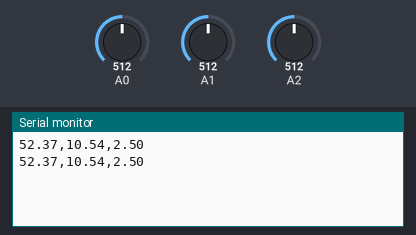
Recording of a sketch running on a simulated Arduino Uno, built with avr-gcc and run on an emulated ATmega328P. Parts: the last lines printed to the serial monitor. The inputs (shaded band) are chosen by the test bench; at power-on: A1 = 512, A0 = 512, A2 = 512.

Above: at 1.8 s.
1.9 s: A1 set to 597
At 2.7 s:
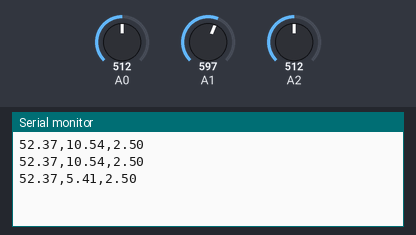
3.4 s: A1 set to 622
At 4.4 s:
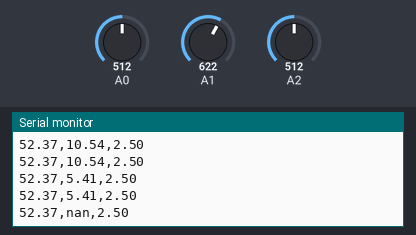

Measured:
- the behaviour switches between 613 and 614 on A1 (found by bisection; images 1 and 2)
- after the input at 1.9 s, the serial monitor: prints a new line after 0.11 s (image 1)
- after the input at 3.4 s, the serial monitor: prints a new line after 0.61 s (image 2)

The sketch:

lab_7.1.2.ino
```cpp
#include <math.h>

double sensorValue0 = 0.00;
double sensorValue1 = 0.00;
double sensorValue2 = 0.00;
double A_0 = 3.3865469222658334 * pow(10, -1);
double B_0 = -6.45726718252631 * pow(10, -2);
double C_0 = 3.836960176189242 * pow(10, -4);

double A_1 = 3.772293243289056 * pow(10, -1);
double B_1 = -6.04276376425807* pow(10, -2);
double C_1 = 2.528871168854769* pow(10, -4);

void setup() {
  Serial.begin(9600);
}

void loop() {
  double resistencia0, temperatura0, resistencia1, temperatura1, voltaje;
  sensorValue0 = analogRead(A0);
  sensorValue1 = analogRead(A1);
  sensorValue2 = analogRead(A2);

  resistencia0 = 1000 * ((1023)/(sensorValue0) - 1);
  temperatura0 = 1 / (A_0 + B_0 * log(resistencia0) + C_0 * pow(log(resistencia0), 3));
  Serial.print(temperatura0);

  Serial.print(",");
  resistencia1 = 1000 * ((1023*3)/(sensorValue1*5)- 1);
  temperatura1 = 1 / (A_1 + B_1 * log(resistencia1) + C_1 * pow(log(resistencia1), 3));
  Serial.print(temperatura1);

  Serial.print(",");
  voltaje = (sensorValue2*5)/1023;
  Serial.println(voltaje);

  delay(1000);
}
```
